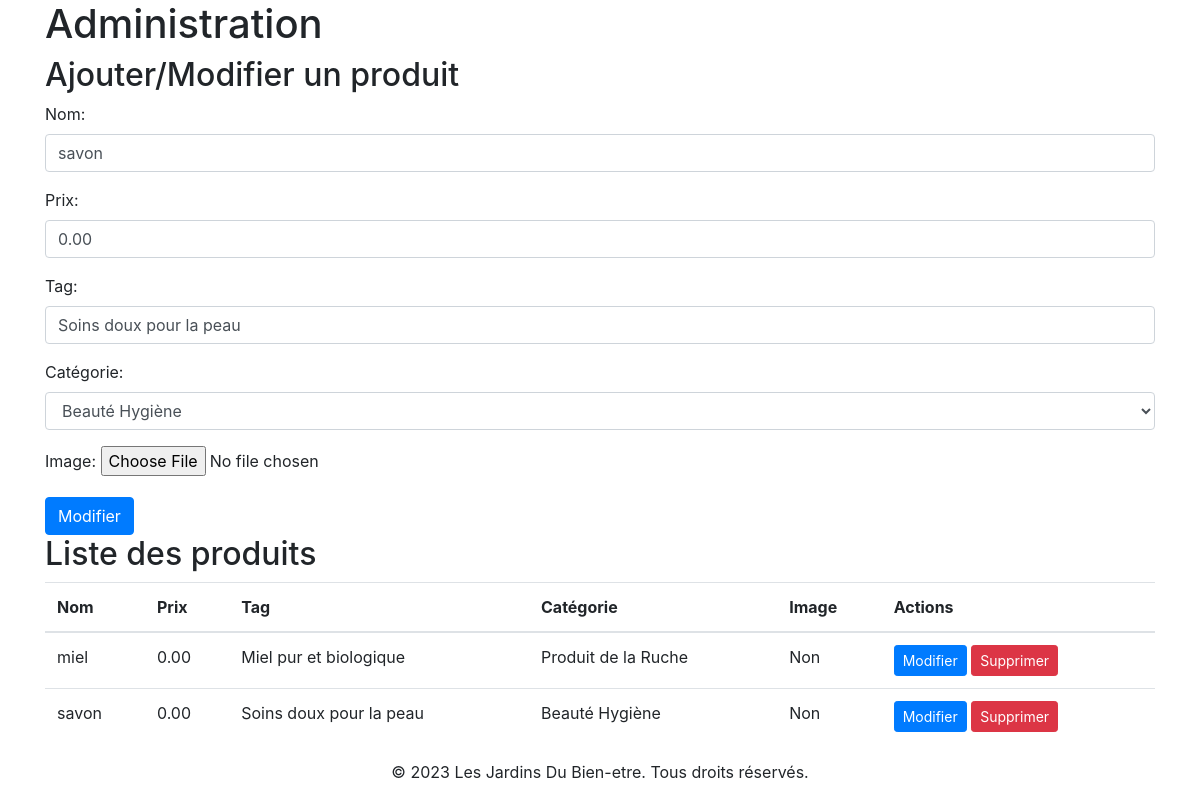
/admin.php?id=2, run on the app's committed database.
### tables this page shows
CREATE TABLE produits (
    id INT PRIMARY KEY AUTO_INCREMENT,
    nom VARCHAR(50) NOT NULL,
    prix DECIMAL(10, 2) NOT NULL,
    tag VARCHAR(255),
    image LONGBLOB,
    categorie_id INT,
    FOREIGN KEY (categorie_id) REFERENCES categories(id)
);

CREATE TABLE categories (
    id INT PRIMARY KEY AUTO_INCREMENT,
    nom VARCHAR(50) NOT NULL,
    produits VARCHAR(255)
);

### admin.php (the view, shortened to what this page needs)
<?php
$servername = "localhost";
$username = "root";
$password = "";
$dbname = "jardins";
try {
    $conn = new PDO("mysql:host=$servername;dbname=$dbname", $username, $password);
    $conn->setAttribute(PDO::ATTR_ERRMODE, PDO::ERRMODE_EXCEPTION);
} catch(PDOException $e) {
    die("Connexion échouée : " . $e->getMessage());
}
$sql = "SELECT id, nom FROM categories";
$categories = $conn->query($sql)->fetchAll(PDO::FETCH_ASSOC);
if (isset($_GET['id'])) {
    $produitId = $_GET['id'];
    $stmt = $conn->prepare("SELECT id, nom, prix, tag, image, categorie_id FROM produits WHERE id = ?");
    $stmt->bindParam(1, $produitId);
    $stmt->execute();
    $produit = $stmt->fetch(PDO::FETCH_ASSOC);
}
$sql = "SELECT p.id, p.nom, p.prix, p.tag, p.image, c.nom AS categorie
        FROM produits p
        INNER JOIN categories c ON p.categorie_id = c.id";
$produits = $conn->query($sql)->fetchAll(PDO::FETCH_ASSOC);
?>
<!DOCTYPE html>
<html>
<head>
    <link rel="stylesheet" href="https://stackpath.bootstrapcdn.com/bootstrap/4.5.0/css/bootstrap.min.css">
</head>
<body>
    <div class="container">
        <h1>Administration</h1>
        <h2>Ajouter/Modifier un produit</h2>
        <form method="POST" enctype="multipart/form-data">
            <div class="form-group">
                <label for="nom">Nom:</label>
                <input type="text" class="form-control" name="nom" value="<?php echo isset($produit) ? $produit['nom'] : ''; ?>" required>
            </div>
            <div class="form-group">
                <label for="prix">Prix:</label>
                <input type="number" class="form-control" name="prix" value="<?php echo isset($produit) ? $produit['prix'] : ''; ?>" required>
            </div>
            <div class="form-group">
                <label for="tag">Tag:</label>
                <input type="text" class="form-control" name="tag" value="<?php echo isset($produit) ? $produit['tag'] : ''; ?>">
            </div>
            <div class="form-group">
                <label for="categorie">Catégorie:</label>
                <select class="form-control" name="categorie">
                    <?php foreach ($categories as $categorie) : ?>
                        <option value="<?php echo $categorie['id']; ?>" <?php echo isset($produit) && $produit['categorie_id'] == $categorie['id'] ? 'selected' : ''; ?>><?php echo $categorie['nom']; ?></option>
                    <?php endforeach; ?>
                </select>
            </div>
            <div class="form-group">
                <label for="image">Image:</label>
                <input type="file" name="image">
            </div>
            <input type="submit" class="btn btn-primary" value="<?php echo isset($produit) ? 'Modifier' : 'Ajouter'; ?>">
        </form>
        <h2>Liste des produits</h2>
        <table class="table">
            <thead>
                <tr>
                    <th>Nom</th>
                    <th>Prix</th>
                    <th>Tag</th>
                    <th>Catégorie</th>
                    <th>Image</th>
                    <th>Actions</th>
                </tr>
            </thead>
            <tbody>
                <?php foreach ($produits as $produit) : ?>
                    <tr>
                        <td><?php echo $produit['nom']; ?></td>
                        <td><?php echo $produit['prix']; ?></td>
                        <td><?php echo $produit['tag']; ?></td>
                        <td><?php echo $produit['categorie']; ?></td>
                        <td><?php echo $produit['image'] ? 'Oui' : 'Non'; ?></td>
                        <td>
                            <a href="admin.php?id=<?php echo $produit['id']; ?>" class="btn btn-sm btn-primary">Modifier</a>
                            <a href="admin.php?delete=<?php echo $produit['id']; ?>" class="btn btn-sm btn-danger">Supprimer</a>
                        </td>
                    </tr>
                <?php endforeach; ?>
            </tbody>
        </table>
    </div>
    <footer class="footer fixed-bottom">
    <div class="container">
        <div class="row">
            <div class="col text-center">
                <p>&copy; <?php echo date('Y'); ?> Les Jardins Du Bien-etre. Tous droits réservés.</p>
            </div>
        </div>
    </div>
    </footer>
</body>
</html>

### data on the page
produits: nom "savon", prix "0.00", tag "Soins doux pour la peau", categorie "Beauté Hygiène", categorie.nom "Beauté Hygiène", shows "Non"
produits: nom "miel", prix "0.00", tag "Miel pur et biologique", categorie.nom "Produit de la Ruche", shows "Non"
